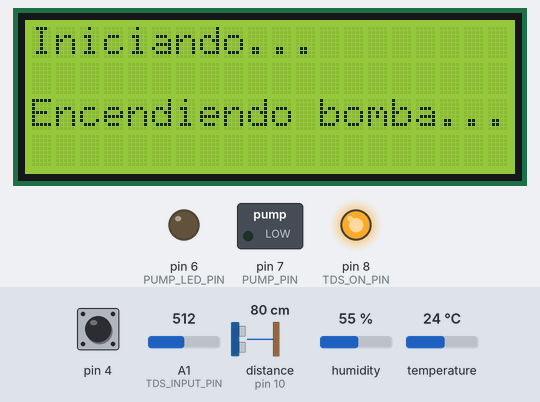
Simulated run of this sketch. Board: Arduino Uno, built with avr-gcc and run on an emulated ATmega328P. Shown: 20×4 character LCD, switched loads named in the sketch (green lamp = pin HIGH), output pins drawn as LEDs (lit = HIGH). Inputs (shaded band) come from the test bench; at power-on: distance to the obstacle (sensor on pin 10) 80 cm, humidity 55 %, pin 4 HIGH, A1 (TDS_INPUT_PIN) = 512, temperature 24 °C. The echo pulse lasts 58.3 µs per cm; pins used as bus, display or sensor lines are not drawn.

Above: at 0.6 s.
At 9.2 s:
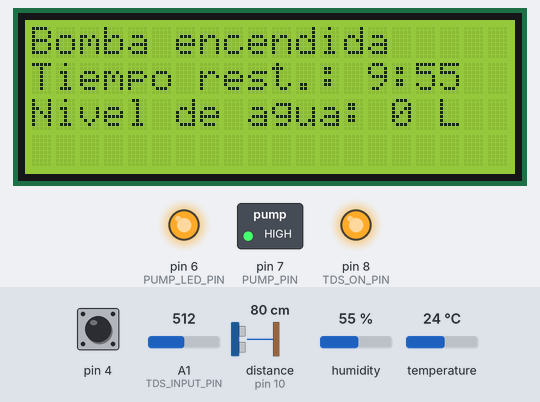
9.3 s: distance to the obstacle (sensor on pin 10) set to 2 cm
At 19.5 s:
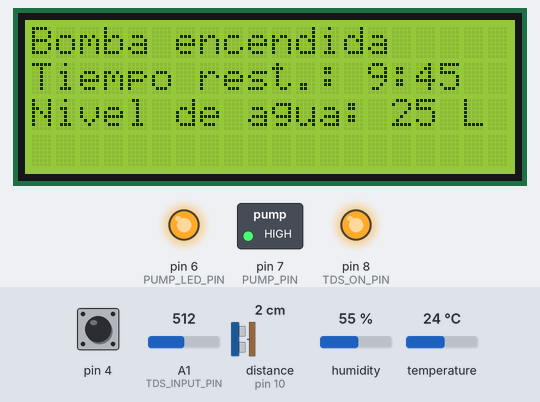
20.1 s: humidity set to 22 %
At 24.0 s:
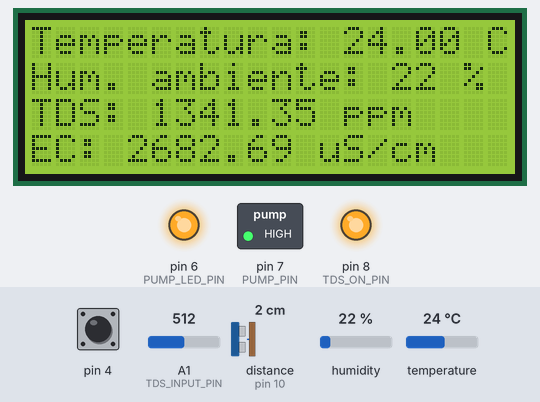
Timing chart, 0 to 35.2 s (numbered marks = the images above; inputs shaded):
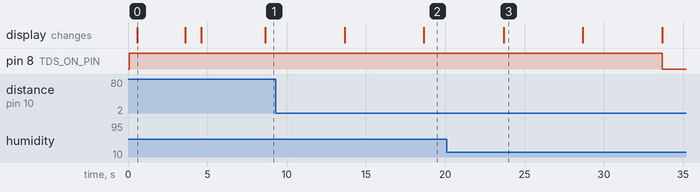

The sketch:

firmware.ino
```cpp
#include <avr/wdt.h>
#include <Wire.h>
#include <DHT.h>
#include <LiquidCrystal_I2C.h>
#include "GravityTDS.h"
#include <CapacitiveSensor.h>

/* Pin mapping
2 -> DHT22
3 -> Capacitive send
4 -> Capacitive receive (touch plate)
6 -> Pump led
7 -> Pump on/off
8 -> TDS on/off
9 -> HC-SR04 Trigger
10 -> HC-SR04 Echo
A1 -> TDS
A4 -> SDA
A5 -> SCL
*/

// === CONSTANTS ===
//#define DEBUG true
// Serial communications
#ifdef DEBUG
  #define BAUDRATE 9600
#endif
// Temperature and humidity sensor
#define DHT_TYPE DHT22
const int DHT_PIN = 2;
// LCD Display 20x4
#define LCD_ADDR 0x27 // May be 0x3F for some models
// Conductivity sensor
#define TDS_INPUT_PIN A1
const int TDS_ON_PIN = 8;
#define TDS_A_REF 5.0
#define ADC_RANGE 1024
// Water level sensor
const int TRIG_PIN = 9;
const int ECHO_PIN = 10;
// Pump control
const int PUMP_PIN = 7;
const int PUMP_LED_PIN = 6;
enum PUMP_STATE {PUMP_ON, PUMP_OFF};
#ifdef DEBUG
  #define ON_TIMEOUT 1UL // 1 minutes
  #define OFF_TIMEOUT 2UL // 2 minutes
#else
  #define ON_TIMEOUT 10UL // 10 minutes
  #define OFF_TIMEOUT 60UL // 60 minutes
#endif
// Capacitive (touch) sensor
const int CAP_SENS_SEND = 3; // Resistor
const int CAP_SENS_REC = 4; // Resistor + touch plate
const int CAP_THRES = 1000; // Detection threshold
const int CAP_READ_PERIOD = 500; // Check sensor every 500ms
// Misc
const unsigned long SENSORS_TIMEOUT = 30000UL; // Turn off LCD and sensors on timeout
const unsigned long SENSOR_READ_PERIOD = 5000UL; // Acquire every 5 seconds
const unsigned long MINUTE = 60000UL; // 1 minute in milliseconds
enum PRINT_MODE {PRINT_SENSORS, PRINT_PUMP};
enum SENSORS_STATUS {SENSORS_ENABLED, SENSORS_DISABLED};


// === SENSOR INITIALIZATION ===
DHT dht(DHT_PIN, DHT_TYPE);
LiquidCrystal_I2C lcd(LCD_ADDR, 20, 4); // LCD 20x4 I2C
GravityTDS gtds;
CapacitiveSensor capSensor = CapacitiveSensor(CAP_SENS_SEND, CAP_SENS_REC);
SENSORS_STATUS sensorsStatus = SENSORS_ENABLED;
PRINT_MODE printMode = PRINT_SENSORS; // Print pump or sensor data on display


// === GLOBAL VARIABLES ===
// Sensor readings
struct Sensor {
  long touchValue; // Capacitive sensor
  float temperature; // DHT22
  int humidity; // DHT22
  float ppm; // TDS
  float ec25; // TDS (converted to conductivity)
  int level; // Water level (computed from distance to lid)
} sensor = {0, 0.0, 0, 0.0, 0.0, 0};

// Pump properties
struct Pump {
  PUMP_STATE state; // ON or OFF
  unsigned long countdown_minutes; // Minutes left to switch
  unsigned long countdown_seconds; // Secods left (not total, just to display MINS:SECS)
} pump = {PUMP_OFF, 0, 0};

const unsigned long pumpOnDuration = ON_TIMEOUT * MINUTE; // Pump timer to turn off
const unsigned long pumpOffDuration = OFF_TIMEOUT * MINUTE; // Pump timer to turn on

// === Timers ===
static unsigned long lastSensorRead; // Timer for sensor acquiring and readings update
static unsigned long lastSensorSwitch; // Timer for disabling sensors and display
static unsigned long lastCapRead; // Timer for touch sensor read
static unsigned long lastPumpSwitch; // Timer for pump control


// === HELPER FUNCTIONS ===
#ifdef DEBUG
  void printSerial() {
    Serial.print("Touch: ");
    Serial.println(sensor.touchValue);
    Serial.print("Temperatura: ");
    Serial.print(sensor.temperature);
    Serial.println(" C");
    Serial.print("Humedad: ");
    Serial.print(sensor.humidity);
    Serial.println(" %");
    Serial.print("TDS: ");
    Serial.print(sensor.ppm);
    Serial.println(" ppm");
    Serial.print("EC 25C: ");
    Serial.print(sensor.ec25);
    Serial.println(" uS/cm");
    Serial.print("Nivel de agua: ");
    Serial.print(sensor.level);
    Serial.println(" L");
    Serial.print("Bomba ");
    Serial.println(pump.state == PUMP_ON ? "encendida" : "apagada");
    Serial.print(pump.state == PUMP_ON ? "Apagado de bomba en " : "Encendido de bomba en ");
    Serial.print(pump.countdown_minutes);
    Serial.print(":");
    if (pump.countdown_seconds < 10) Serial.print("0");
    Serial.println(pump.countdown_seconds);
    Serial.println("");
    Serial.println("");
  }
#endif

void printLCD() {
  printMode = printMode == PRINT_SENSORS ? PRINT_PUMP : PRINT_SENSORS; // Switch mode
  lcd.clear();
  switch(printMode) {
    case PRINT_PUMP:
      lcd.setCursor(0, 0);
      lcd.print("Bomba ");
      lcd.print(pump.state == PUMP_ON ? "encendida" : "apagada");
      lcd.setCursor(0, 1);
      lcd.print("Tiempo rest.: ");
      lcd.print(pump.countdown_minutes);
      lcd.print(":");
      if (pump.countdown_seconds < 10) lcd.print("0");
      lcd.print(pump.countdown_seconds);
      lcd.setCursor(0,2);
      lcd.print("Nivel de agua: ");
      lcd.print(sensor.level);
      lcd.print(" L");
      return;
    case PRINT_SENSORS:
      lcd.setCursor(0, 0);
      lcd.print("Temperatura: ");
      lcd.print(sensor.temperature);
      lcd.print(" C");
      lcd.setCursor(0, 1);
      lcd.print("Hum. ambiente: ");
      lcd.print(sensor.humidity);
      lcd.print(" %");
      lcd.setCursor(0, 2);
      lcd.print("TDS: ");
      lcd.print(sensor.ppm);
      lcd.print(" ppm");
      lcd.setCursor(0, 3);
      lcd.print("EC: ");
      lcd.print(sensor.ec25);
      lcd.print(" uS/cm");
      return;
  }
  return;
}

int readVolume() {
  // Measure distance with HC-SR04 and convert to volume
  digitalWrite(TRIG_PIN, LOW);
  delayMicroseconds(2);
  digitalWrite(TRIG_PIN, HIGH);
  delayMicroseconds(10);
  digitalWrite(TRIG_PIN, LOW);
  float duration = pulseIn(ECHO_PIN, HIGH, 20000UL);
  float distance = duration*0.01715;
  int vol = (int) (26.847 - 0.7065*distance); // From cm to volume assuming 20L bucket
  return vol < 0 ? 0 : vol;
}

void readSensors() {
  // DHT22 reading (temperature and humidity)
  float t = dht.readTemperature();
  float h = dht.readHumidity();
  if (!isnan(t)) sensor.temperature = t;
  if (!isnan(h)) sensor.humidity = (int) h;

  // TDS sensor reading (conductivity)
  gtds.setTemperature(sensor.temperature);
  gtds.update();
  sensor.ppm = gtds.getTdsValue();
  sensor.ec25 = gtds.getEcValue();

  // HC-SR04 sensor reading (distance converted to volume)
  sensor.level = readVolume();
}

void resetSystem() {
  // Reset system by watchdog timer
  wdt_enable(WDTO_15MS);
  while(1) {}
}

// === PROGRAM INITIALIZATION ===
void setup() {

  // Serial communication
#ifdef DEBUG
  Serial.begin(BAUDRATE);
  Serial.println("Inicializando...");
#endif

  // DHT22 sensor initialization
  dht.begin();

  // LCD initialization
  lcd.init();
  lcd.backlight();
  lcd.clear();
  lcd.setCursor(0, 0);
  lcd.print("Iniciando...");

  // Conductivity sensor initialization
  pinMode(TDS_ON_PIN, OUTPUT);
  digitalWrite(TDS_ON_PIN, HIGH); // Power on TDS sensor
  delay(500); // Wait for sensor to stabilize
  gtds.setPin(TDS_INPUT_PIN);
  gtds.setAref(TDS_A_REF);
  gtds.setAdcRange(ADC_RANGE);

  // Distance sensor configuration
  pinMode(TRIG_PIN, OUTPUT);
  pinMode(ECHO_PIN, INPUT);
  digitalWrite(TRIG_PIN, LOW);

  // Pump control pin configuration (off during configuration, then set on)
  pinMode(PUMP_PIN, OUTPUT);
  pinMode(PUMP_LED_PIN, OUTPUT);
  digitalWrite(PUMP_PIN, LOW);
  digitalWrite(PUMP_LED_PIN, LOW);

  // Deactivate autocalibration for the capacitive sensor
  capSensor.set_CS_AutocaL_Millis(0xFFFFFFFF);
  capSensor.set_CS_Timeout_Millis(30);

#ifdef DEBUG
  Serial.print("Inicializado. Encendiendo bomba... ");
#endif
  lcd.setCursor(0, 2);
  lcd.print("Encendiendo bomba...");

  // Wait 3 seconds after initialization and then turn on pump
  delay(3000);
  pump.state = PUMP_ON;
  digitalWrite(PUMP_PIN, HIGH);
  digitalWrite(PUMP_LED_PIN, HIGH);

  // Timers initialization
  unsigned long now = millis();
  lastSensorRead = now;
  lastSensorSwitch = now;
  lastCapRead = now;
  lastPumpSwitch = now;

#ifdef DEBUG
  Serial.println("listo.");
#endif
  lcd.setCursor(0, 2);
  lcd.print("Sistema inicializado");
  delay(1000);
  lcd.clear();
}


// === MAIN LOOP ===
void loop() {

  // Timers
  const unsigned long now = millis();
  const unsigned long sensorTimeout = now - lastSensorRead; // Read sensors
  const unsigned long capTimeout = now - lastCapRead; // Read touch sensor
  const unsigned long sensorDisableTimeout = now - lastSensorSwitch; // Disable sensors
  const unsigned long pumpTimeout = now - lastPumpSwitch; // Switch pump status

  const bool setPumpOn = (pump.state == PUMP_OFF) && (pumpTimeout >= pumpOffDuration);
  const bool setPumpOff = (pump.state == PUMP_ON) && (pumpTimeout >= pumpOnDuration);
  const bool readSensorsNow = (sensorsStatus == SENSORS_ENABLED) && (sensorTimeout >= SENSOR_READ_PERIOD);
  const bool readTouchSensor = (sensorsStatus == SENSORS_DISABLED) && (capTimeout >= CAP_READ_PERIOD);
  const bool disableSensors = (sensorsStatus == SENSORS_ENABLED) && (sensorDisableTimeout >= SENSORS_TIMEOUT);


  // Pump control - Toggle if timeouts
  if(setPumpOn) {
    pump.state = PUMP_ON;
    digitalWrite(PUMP_PIN, HIGH);
    digitalWrite(PUMP_LED_PIN, HIGH);
#ifdef DEBUG
    Serial.print("Timestamp: ");
    Serial.print(now);
    Serial.println(" - Bomba encendida.");
#endif
    lastPumpSwitch = now;
  } else if(setPumpOff) {
    pump.state = PUMP_OFF;
    digitalWrite(PUMP_PIN, LOW);
    digitalWrite(PUMP_LED_PIN, LOW);
#ifdef DEBUG
    Serial.print("Timestamp: ");
    Serial.print(now);
    Serial.println(" - Bomba apagada.");
#endif
    lastPumpSwitch = now;
  }
  // Compute countdowns for printing in display
  const unsigned long remainingMs = pump.state == PUMP_ON ? (pumpOnDuration - pumpTimeout) : (pumpOffDuration - pumpTimeout);
  pump.countdown_minutes = remainingMs / 60000UL;
  pump.countdown_seconds = (remainingMs % 60000UL) / 1000UL;

  // If sensor acquisition is enabled, read variables and print
  if (readSensorsNow) {
    readSensors();
    printLCD();
#ifdef DEBUG
    printSerial();
#endif
    lastSensorRead = now;
  }

  if(readTouchSensor) { // Read capacitive sensor
    sensor.touchValue = capSensor.capacitiveSensor(2);
    lastCapRead = now; // Reset capacitive sensor timer
    if (sensor.touchValue > CAP_THRES) { // If touch detected
#ifdef DEBUG
      Serial.print("Timestamp: ");
      Serial.print(now);
      Serial.println(" - Reinicio de sensado.");
#endif
      digitalWrite(TDS_ON_PIN, HIGH); // Turn TDS sensor on
      lcd.init(); // Wake up LCD
      lcd.backlight();
      lastSensorSwitch = now;
      sensorsStatus = SENSORS_ENABLED; // Enable sensor readings
    }
  }

  // If inactive, turn off LCD and sensor reading
  if (disableSensors) {
#ifdef DEBUG
    Serial.print("Timestamp: ");
    Serial.print(now);
    Serial.println(" - Sensado desactivado.");
#endif
    lcd.clear();
    lcd.noBacklight();
    digitalWrite(TDS_ON_PIN, LOW); // Turn TDS sensor off
    lastSensorSwitch = now;
    sensorsStatus = SENSORS_DISABLED;
  }
}
```

GravityTDS.cpp
```cpp
// (licence header left out)
#include <EEPROM.h>
#include "GravityTDS.h"

#define EEPROM_write(address, p) {int i = 0; byte *pp = (byte*)&(p);for(; i < sizeof(p); i++) EEPROM.write(address+i, pp[i]);}
#define EEPROM_read(address, p)  {int i = 0; byte *pp = (byte*)&(p);for(; i < sizeof(p); i++) pp[i]=EEPROM.read(address+i);}

GravityTDS::GravityTDS()
{
    this->pin = A1;
    this->temperature = 25.0;
    this->aref = 5.0;
    this->adcRange = 1024.0;
    this->kValueAddress = 8;
    this->kValue = 1.0;
}

GravityTDS::~GravityTDS()
{
}

void GravityTDS::setPin(int pin)
{
	this->pin = pin;
}

void GravityTDS::setTemperature(float temp)
{
	this->temperature = temp;
}

void GravityTDS::setAref(float value)
{
	this->aref = value;
}

void GravityTDS::setAdcRange(float range)
{
      this->adcRange = range;
}

void GravityTDS::setKvalueAddress(int address)
{
      this->kValueAddress = address;
}

void GravityTDS::begin()
{
	pinMode(this->pin,INPUT);
	readKValues();
}

float GravityTDS::getKvalue()
{
	return this->kValue;
}

void GravityTDS::update()
{
	this->analogValue = analogRead(this->pin);
	this->voltage = this->analogValue/this->adcRange*this->aref;
	this->ecValue=(133.42*this->voltage*this->voltage*this->voltage - 255.86*this->voltage*this->voltage + 857.39*this->voltage)*this->kValue;
	this->ecValue25  =  this->ecValue / (1.0+0.02*(this->temperature-25.0));  //temperature compensation
	this->tdsValue = ecValue25 * TdsFactor;
	if(cmdSerialDataAvailable() > 0)
        {
            ecCalibration(cmdParse());  // if received serial cmd from the serial monitor, enter into the calibration mode
        }
}

float GravityTDS::getTdsValue()
{
	return tdsValue;
}

float GravityTDS::getEcValue()
{
      return ecValue25;
}


void GravityTDS::readKValues()
{
    EEPROM_read(this->kValueAddress, this->kValue);
    if(EEPROM.read(this->kValueAddress)==0xFF && EEPROM.read(this->kValueAddress+1)==0xFF && EEPROM.read(this->kValueAddress+2)==0xFF && EEPROM.read(this->kValueAddress+3)==0xFF)
    {
      this->kValue = 1.0;   // default value: K = 1.0
      EEPROM_write(this->kValueAddress, this->kValue);
    }
}

boolean GravityTDS::cmdSerialDataAvailable()
{
  char cmdReceivedChar;
  static unsigned long cmdReceivedTimeOut = millis();
  while (Serial.available()>0)
  {
    if (millis() - cmdReceivedTimeOut > 500U)
    {
      cmdReceivedBufferIndex = 0;
      memset(cmdReceivedBuffer,0,(ReceivedBufferLength+1));
    }
    cmdReceivedTimeOut = millis();
    cmdReceivedChar = Serial.read();
    if (cmdReceivedChar == '\n' || cmdReceivedBufferIndex==ReceivedBufferLength){
		cmdReceivedBufferIndex = 0;
		strupr(cmdReceivedBuffer);
		return true;
    }else{
      cmdReceivedBuffer[cmdReceivedBufferIndex] = cmdReceivedChar;
      cmdReceivedBufferIndex++;
    }
  }
  return false;
}

byte GravityTDS::cmdParse()
{
  byte modeIndex = 0;
  if(strstr(cmdReceivedBuffer, "ENTER") != NULL)
      modeIndex = 1;
  else if(strstr(cmdReceivedBuffer, "EXIT") != NULL)
      modeIndex = 3;
  else if(strstr(cmdReceivedBuffer, "CAL:") != NULL)
      modeIndex = 2;
  return modeIndex;
}

void GravityTDS::ecCalibration(byte mode)
{
    char *cmdReceivedBufferPtr;
    static boolean ecCalibrationFinish = 0;
    static boolean enterCalibrationFlag = 0;
    float KValueTemp,rawECsolution;
    switch(mode)
    {
      case 0:
      if(enterCalibrationFlag)
         Serial.println(F("Command Error"));
      break;

      case 1:
      enterCalibrationFlag = 1;
      ecCalibrationFinish = 0;
      Serial.println();
      Serial.println(F(">>>Enter Calibration Mode<<<"));
      Serial.println(F(">>>Please put the probe into the standard buffer solution<<<"));
      Serial.println();
      break;

      case 2:
      cmdReceivedBufferPtr=strstr(cmdReceivedBuffer, "CAL:");
      cmdReceivedBufferPtr+=strlen("CAL:");
      rawECsolution = strtod(cmdReceivedBufferPtr,NULL)/(float)(TdsFactor);
      rawECsolution = rawECsolution*(1.0+0.02*(temperature-25.0));
      if(enterCalibrationFlag)
      {
         // Serial.print("rawECsolution:");
         // Serial.print(rawECsolution);
         // Serial.print("  ecvalue:");
         // Serial.println(ecValue);
          KValueTemp = rawECsolution/(133.42*voltage*voltage*voltage - 255.86*voltage*voltage + 857.39*voltage);  //calibrate in the  buffer solution, such as 707ppm(1413us/cm)@25^c
          if((rawECsolution>0) && (rawECsolution<2000) && (KValueTemp>0.25) && (KValueTemp<4.0))
          {
              Serial.println();
              Serial.print(F(">>>Confrim Successful,K:"));
              Serial.print(KValueTemp);
              Serial.println(F(", Send EXIT to Save and Exit<<<"));
              kValue =  KValueTemp;
              ecCalibrationFinish = 1;
          }
          else{
            Serial.println();
            Serial.println(F(">>>Confirm Failed,Try Again<<<"));
            Serial.println();
            ecCalibrationFinish = 0;
          }
      }
      break;

        case 3:
        if(enterCalibrationFlag)
        {
            Serial.println();
            if(ecCalibrationFinish)
            {
               EEPROM_write(kValueAddress, kValue);
               Serial.print(F(">>>Calibration Successful,K Value Saved"));
            }
            else Serial.print(F(">>>Calibration Failed"));
            Serial.println(F(",Exit Calibration Mode<<<"));
            Serial.println();
            ecCalibrationFinish = 0;
            enterCalibrationFlag = 0;
        }
        break;
    }
}
```

GravityTDS.h
```cpp
// (licence header left out)
#ifndef GRAVITY_TDS_H
#define GRAVITY_TDS_H

#include "Arduino.h"

#define ReceivedBufferLength 15
#define TdsFactor 0.5  // tds = ec / 2

class GravityTDS
{
public:
    GravityTDS();
    ~GravityTDS();

    void begin();  //initialization
    void update(); //read and calculate
    void setPin(int pin);
    void setTemperature(float temp);  //set the temperature and execute temperature compensation
    void setAref(float value);  //reference voltage on ADC, default 5.0V on Arduino UNO
    void setAdcRange(float range);  //1024 for 10bit ADC;4096 for 12bit ADC
    void setKvalueAddress(int address); //set the EEPROM address to store the k value,default address:0x08
    float getKvalue();
    float getTdsValue();
    float getEcValue();

private:
    int pin;
    float aref;  // default 5.0V on Arduino UNO
    float adcRange;
    float temperature;
    int kValueAddress;     //the address of the K value stored in the EEPROM
    char cmdReceivedBuffer[ReceivedBufferLength+1];   // store the serial cmd from the serial monitor
    byte cmdReceivedBufferIndex;

    float kValue;      // k value of the probe,you can calibrate in buffer solution ,such as 706.5ppm(1413us/cm)@25^C
    float analogValue;
    float voltage;
    float ecValue; //before temperature compensation
    float ecValue25; //after temperature compensation
    float tdsValue;

    void readKValues();
    boolean cmdSerialDataAvailable();
    byte cmdParse();
    void ecCalibration(byte mode);
};

#endif
```

Measured:
- what the display in image 0 shows lasts 3.0 s, from 0.6 s to 3.6 s
